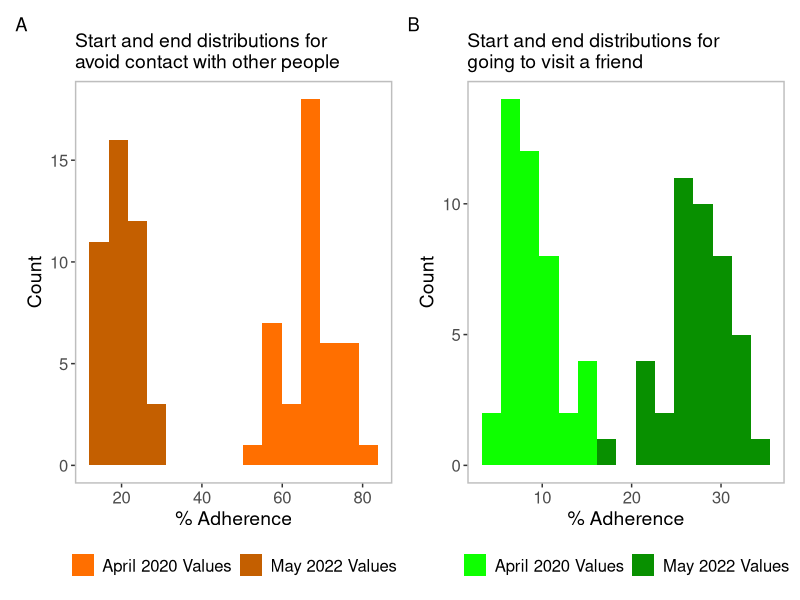
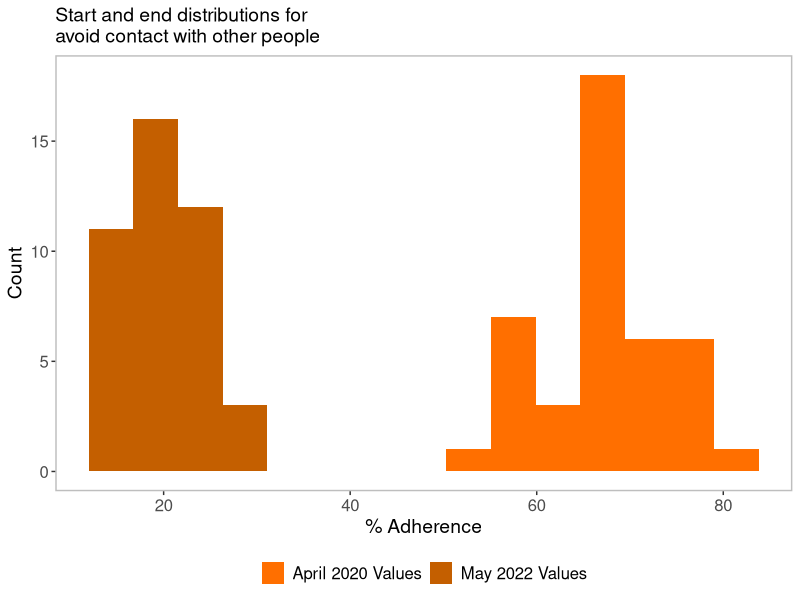
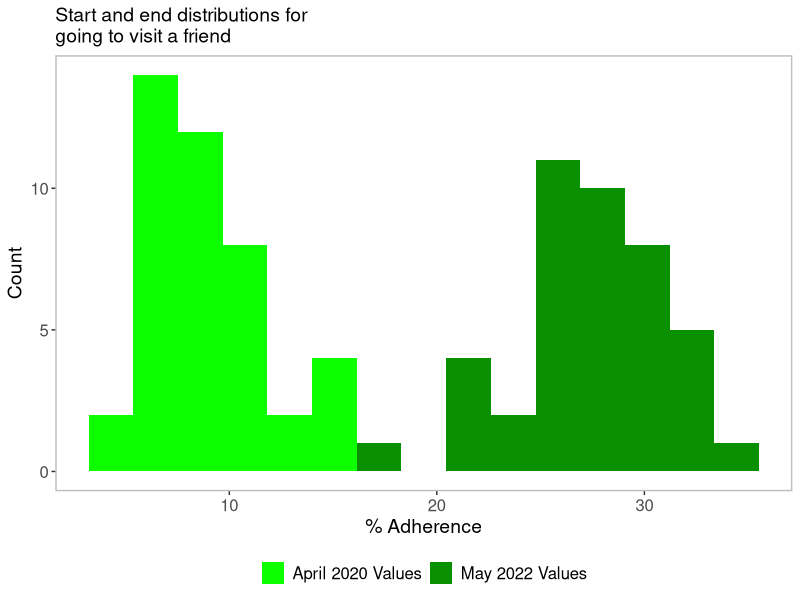
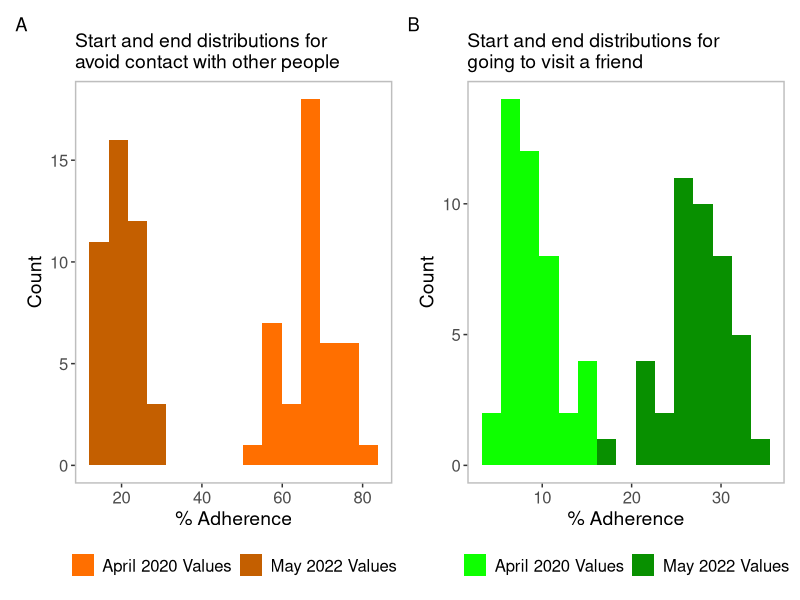

Generate these figures, in order, with R:
## -----------------------------------------------------------------------------
## Script name: table_2_behavior_stats.R
##
## Purpose of script: Calcualate percent change for behaviors at the state level
## and calculate statistics
##
## Author: George Dewey
##
## Date Created: 2024-10-16
##
## Last Updated: 2024-10-17
## -----------------------------------------------------------------------------

library(tidyverse)
library(lubridate)
library(patchwork)

dat = read_csv("data/processed/behavior_wave_interpolated_all_state.csv")

names(dat) = c("wave", "end_date", "state", "avoid_contact", "avoid_crowds",
               "freq_handwash", "wear_mask", "work", "gym", "visit_friend", "cafe",
               "doctor", "church", "transit", "room_1", "room_5_10", "room_11_50",
               "room_50_plus", "n", "new_ind")

dat = dat %>% select(-c("n", "new_ind"))

# Make some convenience functions
sd1 = function(x){sd(x, na.rm = TRUE)}
se_mean = function(x){sd(x, na.rm = TRUE)/sqrt((length(x)))}
max1 = function(x){max(x, na.rm = TRUE)}
mean1 = function(x){mean(x, na.rm = TRUE)}

dat$wave


dat %>%
  filter(end_date %in% c(as_date("2020-04-30"), as_date("2022-05-31"))) %>%
  mutate(tp = ifelse(wave == 1, "start", "final")) %>%
  filter(!state %in% c("AK", "WY", "ND", "SD", "NM", "VT", "DC", "RI", "MT", "HI")) %>%
  group_by(state, tp) %>%
  summarize(avoid_contact = mean1(avoid_contact),
            visit_friend = mean1(visit_friend)) %>%
  pivot_wider(names_from = tp,
              values_from = c(avoid_contact, visit_friend)) %>%
  ungroup() %>%
  summarize(mean_ac_start = mean(avoid_contact_start),
            mean_ac_final = mean(avoid_contact_final),
            sd_ac_start = sd(avoid_contact_start),
            sd_ac_final = sd(avoid_contact_final),
            )

dat_by_state = dat %>%
  filter(end_date %in% c(as_date("2020-04-30"), as_date("2022-05-31"))) %>%
  mutate(tp = ifelse(wave == 1, "start", "final")) %>%
  filter(!state %in% c("AK", "WY", "ND", "SD", "NM", "VT", "DC", "RI", "MT", "HI")) %>%
  group_by(state, tp) %>%
  summarize(mean_avoid_contact = mean1(avoid_contact),
            mean_visit_friend = mean1(visit_friend)) %>%
  pivot_wider(names_from = tp,
              values_from = c(mean_avoid_contact, mean_visit_friend)) %>%
  ungroup()

dat_by_state_50 = dat %>%
  filter(end_date %in% c(as_date("2020-04-30"), as_date("2022-05-31"))) %>%
  mutate(tp = ifelse(wave == 1, "start", "final")) %>%
  # filter(!state %in% c("AK", "WY", "ND", "SD", "NM", "VT", "DC", "RI", "MT", "HI", "NE")) %>%
  group_by(state, tp) %>%
  summarize(mean_avoid_contact = mean1(avoid_contact),
            mean_visit_friend = mean1(visit_friend)) %>%
  pivot_wider(names_from = tp,
              values_from = c(mean_avoid_contact, mean_visit_friend)) %>%
  ungroup()


quantile(dat_by_state_50$mean_avoid_contact_start, c(0.025, 0.5, 0.975))
quantile(dat_by_state_50$mean_avoid_contact_final, c(0.025, 0.5, 0.975))
quantile(dat_by_state_50$mean_visit_friend_start, c(0.025, 0.5, 0.975))
quantile(dat_by_state_50$mean_visit_friend_final, c(0.025, 0.5, 0.975))

# Statewise stats- ------------------------------------------------------------
quantile(dat_by_state$mean_avoid_contact_start, c(0.025, 0.5, 0.975))
quantile(dat_by_state$mean_avoid_contact_final, c(0.025, 0.5, 0.975))
quantile(dat_by_state$mean_visit_friend_start, c(0.025, 0.5, 0.975))
quantile(dat_by_state$mean_visit_friend_final, c(0.025, 0.5, 0.975))

dat_by_state %>% view()


dat %>%
  filter(end_date %in% c(as_date("2020-04-30"), as_date("2022-05-31"))) %>%
  mutate(tp = ifelse(wave == 1, "start", "final")) %>%
  filter(!state %in% c("AK", "WY", "ND", "SD", "NM", "VT", "DC", "RI", "MT", "HI")) %>%
  group_by(state, tp) %>%
  summarize(mean_avoid_contact = mean1(avoid_contact),
            mean_visit_friend = mean1(visit_friend)) %>%
  pivot_wider(names_from = tp,
              values_from = c(mean_avoid_contact, mean_visit_friend)) %>%
  ungroup() %>%
  mutate(avoid_contact_perc_dec = abs((mean_avoid_contact_start - mean_avoid_contact_final)/(mean_avoid_contact_start)),
         visit_friend_perc_chg = abs((mean_visit_friend_start - mean_visit_friend_final)/(mean_visit_friend_start))) %>%
  summarize(mean_ac_perc_dec = mean(avoid_contact_perc_dec),
            min_ac_perc_dec = min(avoid_contact_perc_dec),
            max_ac_perc_dec = max(avoid_contact_perc_dec),
            se_ac_perc_dec = se_mean(avoid_contact_perc_dec),
            mean_vf_perc_dec = mean(visit_friend_perc_chg),
            min_vf_perc_dec = min(visit_friend_perc_chg),
            max_vf_perc_dec = max(visit_friend_perc_chg),
            se_vf_perc_dec = se_mean(visit_friend_perc_chg))

# Histogram for avoid contact -------------------------------------------------

h1 = dat %>%
  filter(end_date %in% c(as_date("2020-04-30"), as_date("2022-05-31"))) %>%
  mutate(tp = ifelse(wave == 1, "start", "final")) %>%
  filter(!state %in% c("AK", "WY", "ND", "SD", "NM", "VT", "DC", "RI", "MT", "HI")) %>%
  group_by(state, tp) %>%
  summarize(mean_avoid_contact = mean1(avoid_contact),
            mean_visit_friend = mean1(visit_friend)) %>%
  pivot_wider(names_from = tp,
              values_from = c(mean_avoid_contact, mean_visit_friend)) %>%
  ungroup() %>%
  ggplot()+
  geom_histogram(aes(x = mean_avoid_contact_start, fill = "April 2020 Values"), bins = 15) +
  geom_histogram(aes(x = mean_avoid_contact_final, fill = "May 2022 Values"), bins = 15) +
  labs(x = "% Adherence", y = "Count", title = "Start and end distributions for\navoid contact with other people") +
  scale_fill_manual(NULL, values = c("April 2020 Values" = "#ff6f00", "May 2022 Values" = "#c45f00")) +
  theme(
    axis.text = element_text(size = 12),
    axis.title = element_text(size = 14),
    plot.title = element_text(size = 14),
    panel.background = element_rect(fill = "white"),
    panel.grid.major = element_blank(),
    panel.grid.minor = element_blank(),
    panel.border = element_rect(color = "grey", fill=NA, linewidth=1),
    legend.text = element_text(size = 12),
    legend.position="bottom")
ggsave(file = "figures/avoid_contact_dists.png", width = 6, height = 6, units = "in", bg = "white")


# Histogram for visit a friend -------------------------------------------------

h2 = dat %>%
  filter(end_date %in% c(as_date("2020-04-30"), as_date("2022-05-31"))) %>%
  mutate(tp = ifelse(wave == 1, "start", "final")) %>%
  filter(!state %in% c("AK", "WY", "ND", "SD", "NM", "VT", "DC", "RI", "MT", "HI")) %>%
  group_by(state, tp) %>%
  summarize(mean_avoid_contact = mean1(avoid_contact),
            mean_visit_friend = mean1(visit_friend)) %>%
  pivot_wider(names_from = tp,
              values_from = c(mean_avoid_contact, mean_visit_friend)) %>%
  ungroup() %>%
  ggplot()+
  geom_histogram(aes(x = mean_visit_friend_start, fill = "April 2020 Values"), bins = 15) +
  geom_histogram(aes(x = mean_visit_friend_final, fill = "May 2022 Values"), bins = 15) +
  labs(x = "% Adherence", y = "Count", title = "Start and end distributions for\ngoing to visit a friend") +
  scale_fill_manual(NULL, values = c("April 2020 Values" = "#0eff00", "May 2022 Values" = "#089000")) +
  theme(
    axis.text = element_text(size = 12),
    axis.title = element_text(size = 14),
    plot.title = element_text(size = 14),
    panel.background = element_rect(fill = "white"),
    panel.grid.major = element_blank(),
    panel.grid.minor = element_blank(),
    panel.border = element_rect(color = "grey", fill=NA, linewidth=1),
    legend.text = element_text(size = 12),
    legend.position="bottom")
ggsave(file = "figures/visit_friend_dists.png", width = 6, height = 6, units = "in", bg = "white")

h1 + h2 + plot_annotation(tag_levels = "A")
ggsave(file = "figures/state_level_distributions.png", width = 8, height = 6, unit = "in", bg = "white")
